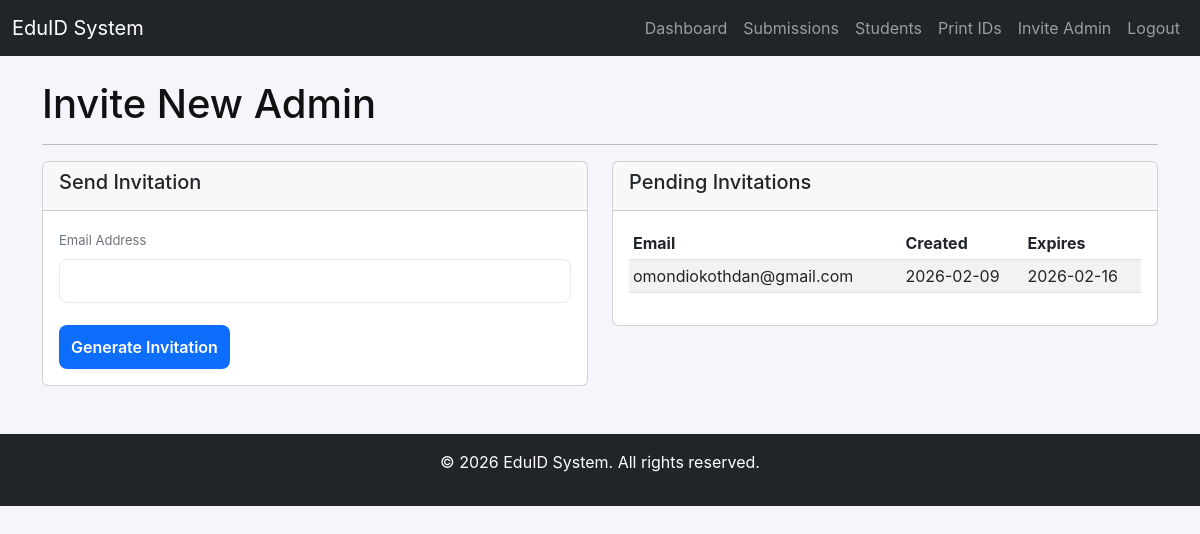
Screenshot of /admin/invite-admin (signed in) with the database file from the repository.
### app/models/invitation.py (models this page shows, shortened)
class AdminInvitation(db.Model):
    id = db.Column(db.Integer, primary_key=True)
    token = db.Column(db.String(256), unique=True, nullable=False, index=True)
    email = db.Column(db.String(120), nullable=False)
    admin_id = db.Column(db.Integer, db.ForeignKey('user.id'), nullable=True)  # who created the invite
    used_by_id = db.Column(db.Integer, db.ForeignKey('user.id'), nullable=True)  # who accepted it
    created_at = db.Column(db.DateTime, default=datetime.utcnow)
    expires_at = db.Column(db.DateTime, default=lambda: datetime.utcnow() + timedelta(days=7))
    used_at = db.Column(db.DateTime)
    is_used = db.Column(db.Boolean, default=False)

### app/routes/admin.py (the view, shortened to what this page needs)
@admin_bp.route("/invite-admin", methods=['GET', 'POST'])
@login_required
@admin_required
def invite_admin():
    form = AdminInviteForm()
    pending = AdminInvitation.query.filter_by(is_used=False).filter(AdminInvitation.expires_at > datetime.utcnow()).all()
    return render_template('admin/invite_admin.html', form=form, pending_invitations=pending)

### app/forms.py
class AdminInviteForm(FlaskForm):
    email = StringField('Email Address', validators=[DataRequired(), Email()])
    submit = SubmitField('Send Invitation')

### app/templates/admin/invite_admin.html (shortened to what this page needs)
{% extends "base.html" %}
{% block content %}
<h1>Invite New Admin</h1>
<hr>
<div class="row">
    <div class="col-md-6">
        <div class="card">
            <div class="card-header">
                <h5>Send Invitation</h5>
            </div>
            <div class="card-body">
                <form method="POST" novalidate>
                    <div class="mb-3">
                        {{ form.email.label(class="form-label") }}
                        {{ form.email(class="form-control" + (" is-invalid" if form.email.errors else "")) }}
                    </div>
                    <button type="submit" class="btn btn-primary">Generate Invitation</button>
                </form>
            </div>
        </div>
    </div>
    <div class="col-md-6">
        <div class="card">
            <div class="card-header">
                <h5>Pending Invitations</h5>
            </div>
            <div class="card-body">
                {% if pending_invitations %}
                    <div class="table-responsive">
                        <table class="table table-sm table-striped">
                            <thead>
                                <tr>
                                    <th>Email</th>
                                    <th>Created</th>
                                    <th>Expires</th>
                                </tr>
                            </thead>
                            <tbody>
                                {% for inv in pending_invitations %}
                                    <tr>
                                        <td>{{ inv.email }}</td>
                                        <td>{{ inv.created_at.strftime('%Y-%m-%d') }}</td>
                                        <td>{{ inv.expires_at.strftime('%Y-%m-%d') }}</td>
                                    </tr>
                                {% endfor %}
                            </tbody>
                        </table>
                    </div>
                {% else %}
                    <p class="text-muted">No pending invitations</p>
                {% endif %}
            </div>
        </div>
    </div>
</div>
{% endblock %}

### app/static/css/style.css (style rules this page uses)
:root { --bg:#f4f6fb; --card:#ffffff; --muted:#6c757d; --accent:#0d6efd; --danger:#dc3545; --radius:10px; --max-width:420px; }
* { box-sizing:border-box }
body { font-family:Inter,system-ui,Segoe UI,Roboto,Arial,sans-serif;background:var(--bg);margin:0;color:#111 }
label { font-size:13px;color:var(--muted) }
input[type=text],input[type=password] { padding:10px 12px;border:1px solid #e6e9ef;border-radius:8px;background:#fff;font-size:15px }
.btn-primary { margin-top:6px;padding:10px 12px;background:var(--accent);color:#fff;border:none;border-radius:8px;font-weight:600;cursor:pointer }

### rows the page displays
AdminInvitation: email "omondiokothdan@gmail.com", created_at "2026-02-09", expires_at "2026-02-16"
